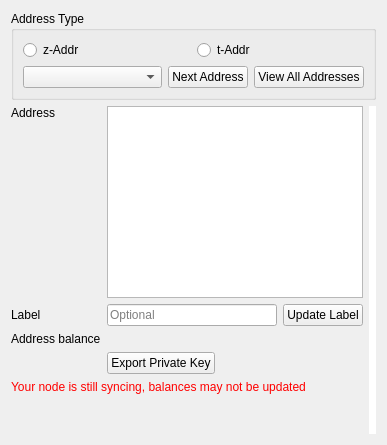
      <widget class="QWidget" name="tab_3">
       <attribute name="title">
        <string>Receive</string>
       </attribute>
       <layout class="QHBoxLayout" name="horizontalLayout_15">
        <item>
         <layout class="QVBoxLayout" name="verticalLayout_8">
          <item>
           <widget class="QGroupBox" name="groupBox_6">
            <property name="title">
             <string>Address Type</string>
            </property>
            <property name="flat">
             <bool>false</bool>
            </property>
            <property name="checkable">
             <bool>false</bool>
            </property>
            <layout class="QVBoxLayout" name="verticalLayout_9">
             <item>
              <layout class="QHBoxLayout" name="horizontalLayout_9">
               <item>
                <widget class="QRadioButton" name="rdioZSAddr">
                 <property name="text">
                  <string>z-Addr</string>
                 </property>
                </widget>
               </item>
               <item>
                <widget class="QRadioButton" name="rdioTAddr">
                 <property name="sizePolicy">
                  <sizepolicy hsizetype="Preferred" vsizetype="Fixed">
                   <horstretch>0</horstretch>
                   <verstretch>0</verstretch>
                  </sizepolicy>
                 </property>
                 <property name="text">
                  <string>t-Addr</string>
                 </property>
                </widget>
               </item>
              </layout>
             </item>
             <item>
              <layout class="QHBoxLayout" name="horizontalLayout_10">
               <item>
                <widget class="AddressCombo" name="listReceiveAddresses">
                 <property name="sizePolicy">
                  <sizepolicy hsizetype="Expanding" vsizetype="Fixed">
                   <horstretch>0</horstretch>
                   <verstretch>0</verstretch>
                  </sizepolicy>
                 </property>
                 <property name="duplicatesEnabled">
                  <bool>false</bool>
                 </property>
                </widget>
               </item>
               <item>
                <widget class="QPushButton" name="btnReceiveNewAddr">
                 <property name="text">
                  <string>Next Address</string>
                 </property>
                </widget>
               </item>
               <item>
                <widget class="QPushButton" name="btnViewAllAddresses">
                 <property name="text">
                  <string>View All Addresses</string>
                 </property>
                </widget>
               </item>
              </layout>
             </item>
            </layout>
           </widget>
          </item>
          <item>
           <layout class="QHBoxLayout" name="horizontalLayout_11">
            <item>
             <layout class="QVBoxLayout" name="verticalLayout_10">
              <item>
               <layout class="QGridLayout" name="gridLayout_4">
                <item row="1" column="0">
                 <widget class="QLabel" name="label_7">
                  <property name="text">
                   <string>Label</string>
                  </property>
                 </widget>
                </item>
                <item row="1" column="2">
                 <widget class="QPushButton" name="rcvUpdateLabel">
                  <property name="text">
                   <string>Update Label</string>
                  </property>
                 </widget>
                </item>
                <item row="2" column="1" colspan="2">
                 <widget class="QLabel" name="rcvBal">
                  <property name="text">
                   <string/>
                  </property>
                 </widget>
                </item>
                <item row="2" column="0">
                 <widget class="QLabel" name="label_21">
                  <property name="text">
                   <string>Address balance</string>
                  </property>
                 </widget>
                </item>
                <item row="1" column="1">
                 <widget class="QLineEdit" name="rcvLabel">
                  <property name="maxLength">
                   <number>40</number>
                  </property>
                  <property name="placeholderText">
                   <string>Optional</string>
                  </property>
                 </widget>
                </item>
                <item row="0" column="1" colspan="2">
                 <widget class="QPlainTextEdit" name="txtReceive">
                  <property name="sizePolicy">
                   <sizepolicy hsizetype="Expanding" vsizetype="Preferred">
                    <horstretch>0</horstretch>
                    <verstretch>0</verstretch>
                   </sizepolicy>
                  </property>
                  <property name="readOnly">
                   <bool>true</bool>
                  </property>
                 </widget>
                </item>
                <item row="3" column="1" colspan="2">
                 <layout class="QHBoxLayout" name="horizontalLayout_16">
                  <item>
                   <widget class="QPushButton" name="exportKey">
                    <property name="text">
                     <string>Export Private Key</string>
                    </property>
                   </widget>
                  </item>
                  <item>
                   <spacer name="horizontalSpacer_5">
                    <property name="orientation">
                     <enum>Qt::Horizontal</enum>
                    </property>
                    <property name="sizeHint" stdset="0">
                     <size>
                      <width>40</width>
                      <height>20</height>
                     </size>
                    </property>
                   </spacer>
                  </item>
                 </layout>
                </item>
                <item row="0" column="0">
                 <widget class="QLabel" name="label_10">
                  <property name="text">
                   <string>Address</string>
                  </property>
                  <property name="alignment">
                   <set>Qt::AlignLeading|Qt::AlignLeft|Qt::AlignTop</set>
                  </property>
                 </widget>
                </item>
               </layout>
              </item>
              <item>
               <widget class="QLabel" name="lblSyncWarningReceive">
                <property name="styleSheet">
                 <string notr="true">color: red;</string>
                </property>
                <property name="text">
                 <string>Your node is still syncing, balances may not be updated</string>
                </property>
               </widget>
              </item>
              <item>
               <spacer name="verticalSpacer_5">
                <property name="orientation">
                 <enum>Qt::Vertical</enum>
                </property>
                <property name="sizeHint" stdset="0">
                 <size>
                  <width>20</width>
                  <height>40</height>
                 </size>
                </property>
               </spacer>
              </item>
             </layout>
            </item>
            <item>
             <widget class="QRCodeLabel" name="qrcodeDisplay">
              <property name="sizePolicy">
               <sizepolicy hsizetype="Expanding" vsizetype="Expanding">
                <horstretch>0</horstretch>
                <verstretch>0</verstretch>
               </sizepolicy>
              </property>
              <property name="styleSheet">
               <string notr="true">background-color: #fff</string>
              </property>
              <property name="text">
               <string/>
              </property>
             </widget>
            </item>
           </layout>
          </item>
         </layout>
        </item>
       </layout>
      </widget>
